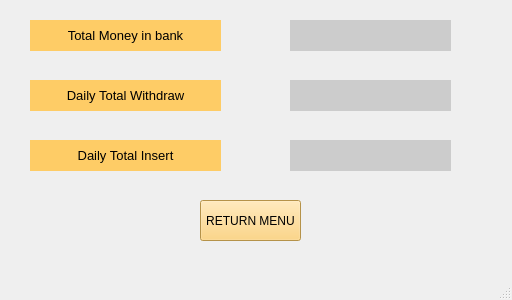
<?xml version="1.0" encoding="UTF-8"?>
<ui version="4.0">
 <class>MainWindow</class>
 <widget class="QMainWindow" name="MainWindow">
  <property name="geometry">
   <rect>
    <x>0</x>
    <y>0</y>
    <width>512</width>
    <height>300</height>
   </rect>
  </property>
  <property name="minimumSize">
   <size>
    <width>512</width>
    <height>300</height>
   </size>
  </property>
  <property name="maximumSize">
   <size>
    <width>512</width>
    <height>300</height>
   </size>
  </property>
  <property name="windowTitle">
   <string>MainWindow</string>
  </property>
  <widget class="QWidget" name="centralwidget">
   <widget class="QLabel" name="lbl_total_money">
    <property name="geometry">
     <rect>
      <x>30</x>
      <y>20</y>
      <width>191</width>
      <height>31</height>
     </rect>
    </property>
    <property name="font">
     <font>
      <family>MS Shell Dlg 2</family>
      <pointsize>10</pointsize>
      <weight>50</weight>
      <italic>false</italic>
      <bold>false</bold>
     </font>
    </property>
    <property name="styleSheet">
     <string notr="true">font: 14pt &quot;.AppleSystemUIFont&quot;;
font: 10pt &quot;MS Shell Dlg 2&quot;;
font: 10pt &quot;MS Shell Dlg 2&quot;;
background-color: rgb(254, 204, 102);</string>
    </property>
    <property name="text">
     <string>Total Money in bank</string>
    </property>
    <property name="alignment">
     <set>Qt::AlignCenter</set>
    </property>
   </widget>
   <widget class="QLabel" name="lbl_total_money_show">
    <property name="geometry">
     <rect>
      <x>290</x>
      <y>20</y>
      <width>161</width>
      <height>31</height>
     </rect>
    </property>
    <property name="styleSheet">
     <string notr="true">background-color: rgb(204, 204, 204);</string>
    </property>
    <property name="text">
     <string/>
    </property>
   </widget>
   <widget class="QLabel" name="lbl_total_withdraw">
    <property name="geometry">
     <rect>
      <x>30</x>
      <y>80</y>
      <width>191</width>
      <height>31</height>
     </rect>
    </property>
    <property name="font">
     <font>
      <family>MS Shell Dlg 2</family>
      <pointsize>10</pointsize>
      <weight>50</weight>
      <italic>false</italic>
      <bold>false</bold>
     </font>
    </property>
    <property name="styleSheet">
     <string notr="true">font: 14pt &quot;.AppleSystemUIFont&quot;;
font: 10pt &quot;MS Shell Dlg 2&quot;;
font: 10pt &quot;MS Shell Dlg 2&quot;;
background-color: rgb(254, 204, 102);</string>
    </property>
    <property name="text">
     <string>Daily Total Withdraw</string>
    </property>
    <property name="alignment">
     <set>Qt::AlignCenter</set>
    </property>
   </widget>
   <widget class="QLabel" name="lbl_total_withdraw_show">
    <property name="geometry">
     <rect>
      <x>290</x>
      <y>80</y>
      <width>161</width>
      <height>31</height>
     </rect>
    </property>
    <property name="styleSheet">
     <string notr="true">background-color: rgb(204, 204, 204);</string>
    </property>
    <property name="text">
     <string/>
    </property>
   </widget>
   <widget class="QLabel" name="lbl_total_insert">
    <property name="geometry">
     <rect>
      <x>30</x>
      <y>140</y>
      <width>191</width>
      <height>31</height>
     </rect>
    </property>
    <property name="font">
     <font>
      <family>MS Shell Dlg 2</family>
      <pointsize>10</pointsize>
      <weight>50</weight>
      <italic>false</italic>
      <bold>false</bold>
     </font>
    </property>
    <property name="styleSheet">
     <string notr="true">font: 14pt &quot;.AppleSystemUIFont&quot;;
font: 10pt &quot;MS Shell Dlg 2&quot;;
font: 10pt &quot;MS Shell Dlg 2&quot;;
background-color: rgb(254, 204, 102);</string>
    </property>
    <property name="text">
     <string>Daily Total Insert</string>
    </property>
    <property name="alignment">
     <set>Qt::AlignCenter</set>
    </property>
   </widget>
   <widget class="QLabel" name="lbl_total_insert_show">
    <property name="geometry">
     <rect>
      <x>290</x>
      <y>140</y>
      <width>161</width>
      <height>31</height>
     </rect>
    </property>
    <property name="styleSheet">
     <string notr="true">background-color: rgb(204, 204, 204);</string>
    </property>
    <property name="text">
     <string/>
    </property>
   </widget>
   <widget class="QPushButton" name="return2_button">
    <property name="geometry">
     <rect>
      <x>200</x>
      <y>200</y>
      <width>101</width>
      <height>41</height>
     </rect>
    </property>
    <property name="styleSheet">
     <string notr="true">background-color: rgb(254, 204, 102);</string>
    </property>
    <property name="text">
     <string>RETURN MENU</string>
    </property>
    <property name="icon">
     <iconset>
      <normaloff>../pythonogreniyorum/ATM-Project/atmproject/gümüst/icons/reply.png</normaloff>
      <normalon>../pythonogreniyorum/ATM-Project/gümüst/icons/icns/reply.png</normalon>../pythonogreniyorum/ATM-Project/atmproject/gümüst/icons/reply.png</iconset>
    </property>
    <property name="iconSize">
     <size>
      <width>50</width>
      <height>50</height>
     </size>
    </property>
   </widget>
  </widget>
  <widget class="QMenuBar" name="menubar">
   <property name="geometry">
    <rect>
     <x>0</x>
     <y>0</y>
     <width>512</width>
     <height>21</height>
    </rect>
   </property>
  </widget>
  <widget class="QStatusBar" name="statusbar"/>
 </widget>
 <resources/>
 <connections/>
</ui>
